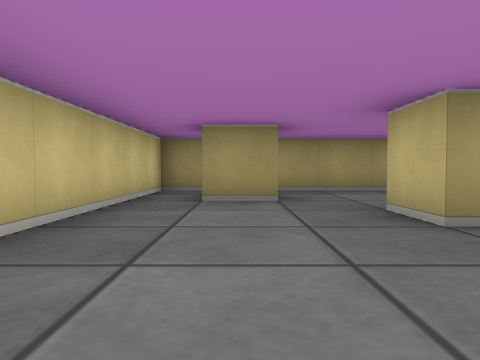
[1] (above)

24 first-person views from a walk through a cub3D maze. The camera is about half as high as the walls, tilts 2° down and sees 70° across. The floor is counted in squares. Each view is taken from the middle of a square. On the plan, view 1 faces up. The plan holds only what a view shows up to about 9 squares ahead; the rest is blank.

[2]
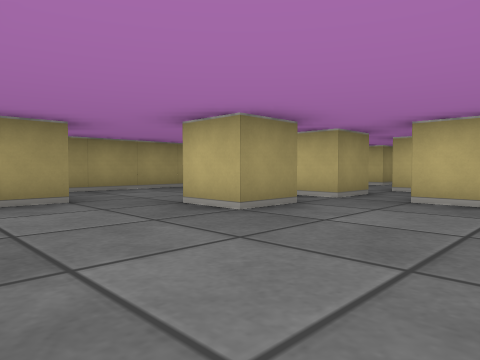

[3]
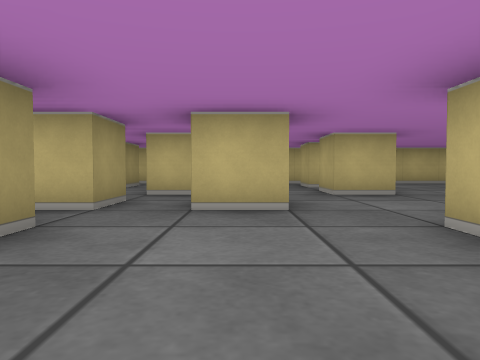

[4]
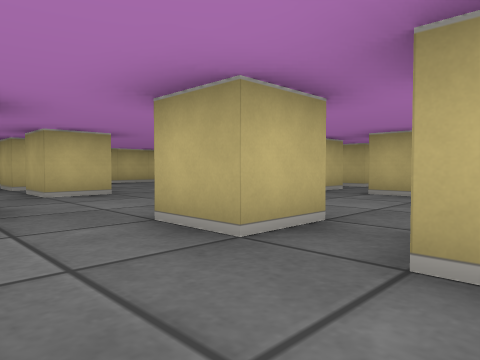

[5]
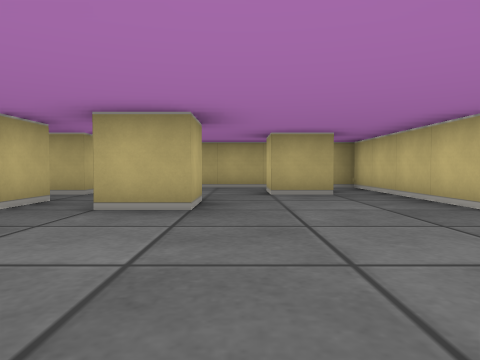

[6]
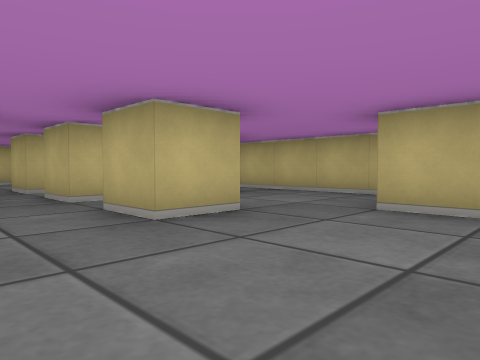

[7]
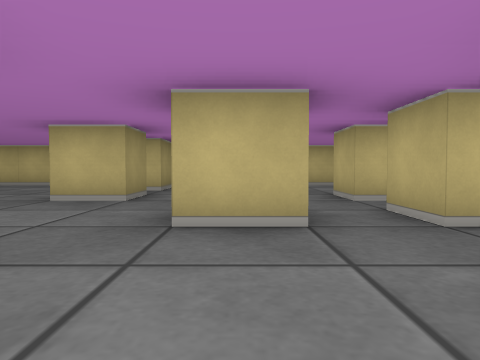

[8]
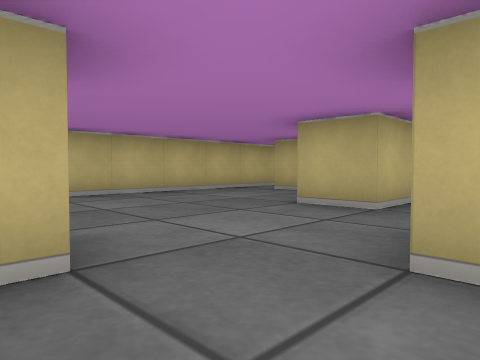

[9]
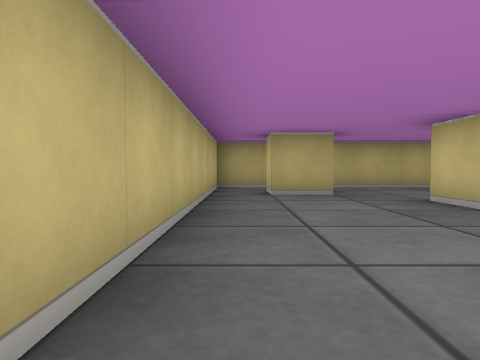

[10]
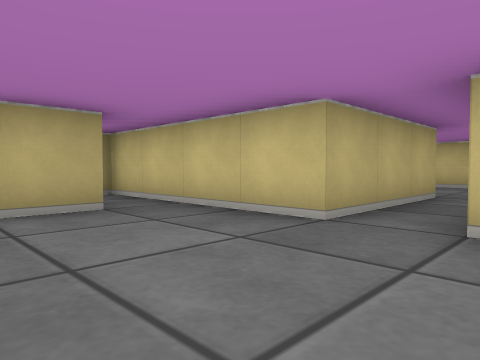

[11]
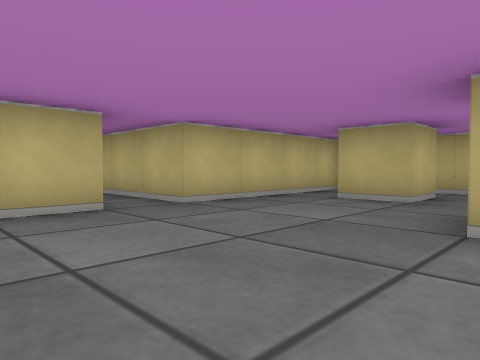

[12]
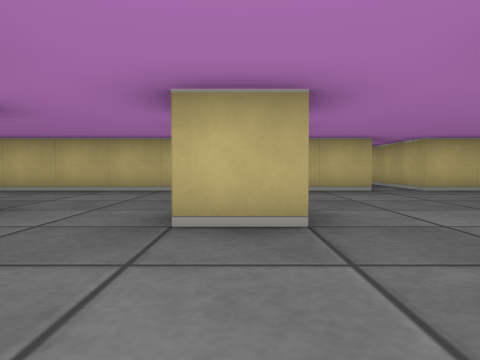

[13]
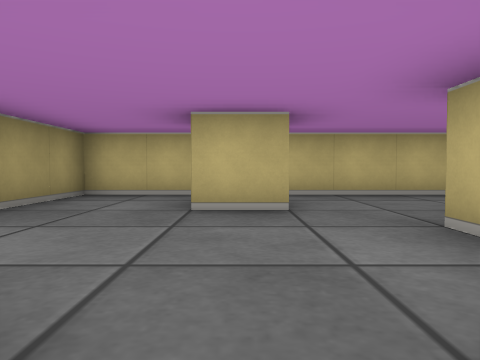

[14]
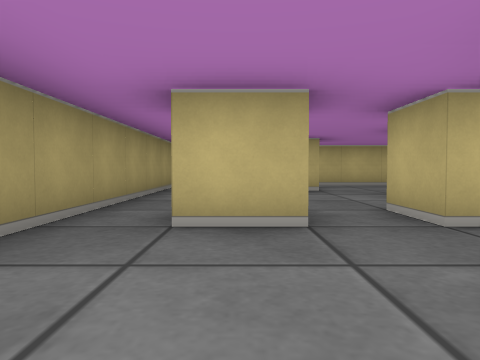

[15]
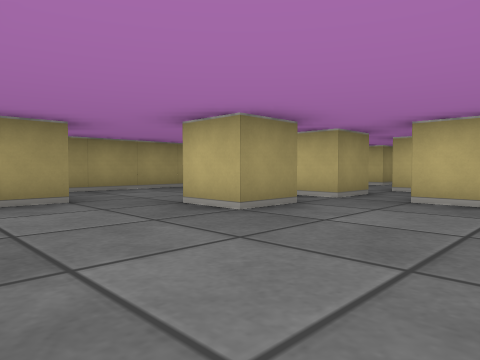

[16]
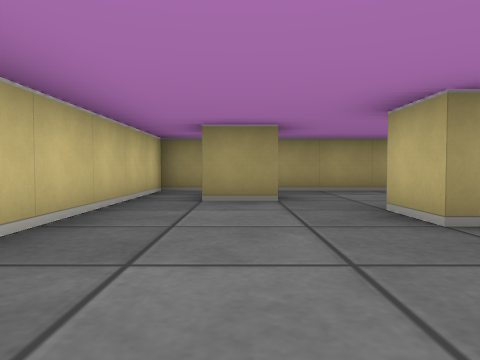

[17]
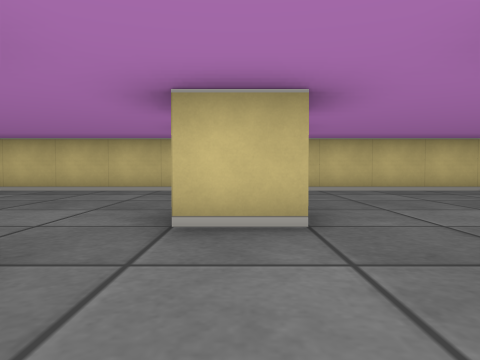

[18]
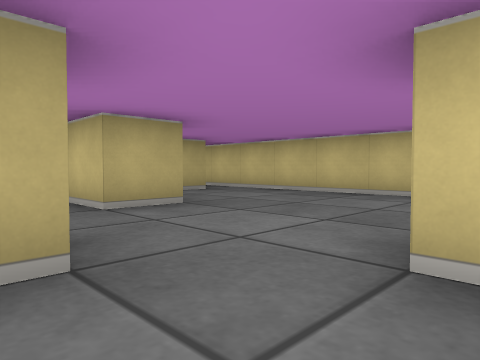

[19]
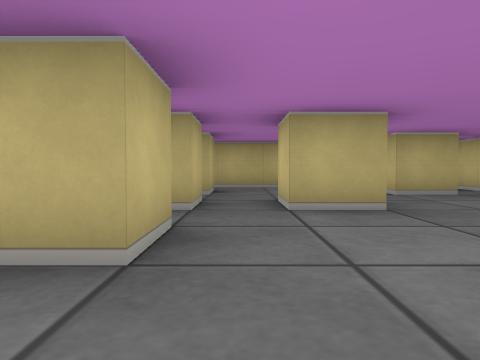

[20]
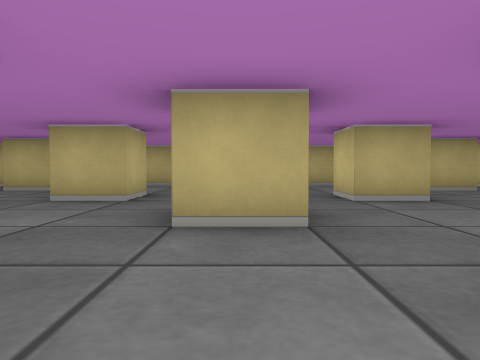

[21]
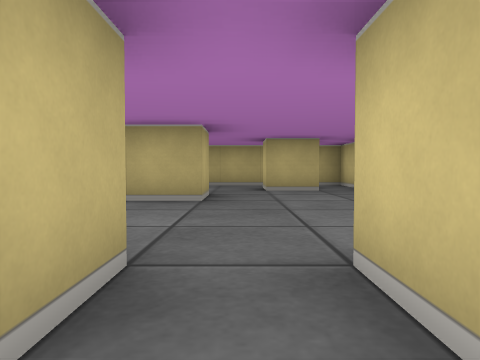

[22]
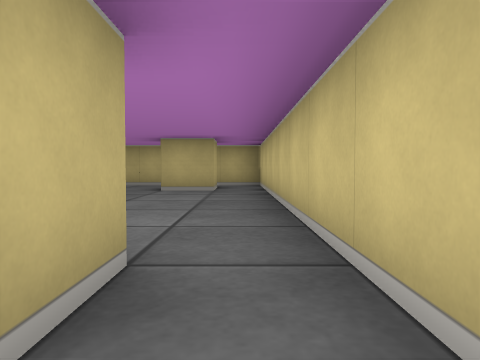

[23]
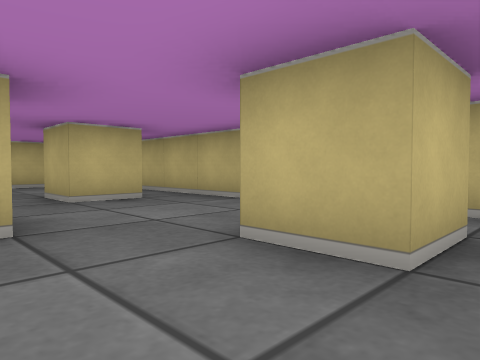

[24]
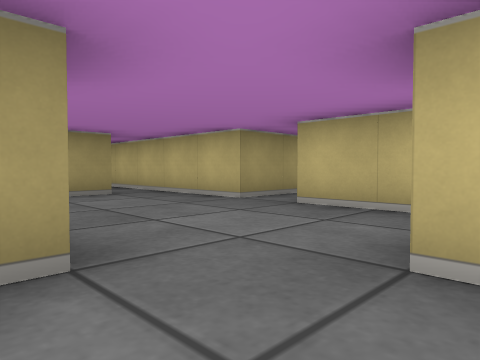

### Floor plan
Points are (right, up) in squares from view 1. A wall is a line through its corners. A room is listed if a view was taken in it or the views show most of it. See-through windows are left out.
Room 1 (views 1, 2, 3, 4, 5, 6, 7, 8, 9, 10)
walls: (3.5, 0.5) (3.5, 1.5); (1.5, -1.5) (1.5, -0.5) (2.5, -0.5); (6.5, -1.5) (5.5, -1.5) (5.5, -0.5) (6.5, -0.5); (3.5, -3.6) (3.5, -2.5); (5.5, 1.8) (5.5, 2.5); (4.5, 2.5) (3.5, 2.5) (3.5, 3.2); (2.6, 2.5) (1.5, 2.5) (1.5, 3.5); (3.5, -5.5) (3.5, -4.5) (4.5, -4.5); (8.5, -1.5) (7.5, -1.5) (7.5, -0.5) (8.5, -0.5); (5.5, -5.6) (5.5, -4.5) (6.5, -4.5) (6.5, -5.5); (1.5, -5.5) (1.5, -4.5) (2.5, -4.5); (3.4, -6.5) (4.1, -6.5); (9.5, 1.6) (9.5, 3); (8.5, 3.5) (7.5, 3.5); (0.6, 4.5) (-0.5, 4.5); (7.4, -6.5) (8.5, -6.5) (8.5, -7.4); (-1.5, -4.5) (-1.5, -8.5) (9.5, -8.5) (9.5, -0.6); (-0.6, -6.5) (0.5, -6.5) (0.5, -7.4); (3.8, 6.5) (-1.5, 6.5) (-1.5, 2.1)
ways out: opening at (-2, -4) to room 2
Room 2 (views 11, 12, 13, 14, 15, 16, 17, 18, 19, 20, 21, 22, 23, 24)
walls: (-11.5, -0.4) (-11.5, -1.5); (-8.5, -1.6) (-8.5, -0.5); (-10.5, 0.8) (-10.5, 1.5); (-12.5, -1.5) (-12.5, -0.6); (-10.5, -3.5) (-10.5, -2.5) (-9.5, -2.5); (-13.5, -0.6) (-13.5, -1.5); (-9.5, 2.5) (-10.5, 2.5) (-10.5, 3.5) (-9.5, 3.5); (-11.4, 2.5) (-12.5, 2.5) (-12.5, 3.5); (-14.5, -1.5) (-14.5, -0.6); (-10.5, -5.5) (-10.5, -4.5); (-5.4, -1.5) (-6.2, -1.5); (-8.5, -5.5) (-8.5, -4.5) (-7.5, -4.5) (-7.5, -5.4); (-12.5, -5.6) (-12.5, -4.5) (-11.5, -4.5) (-11.5, -5.5); (-10.5, 4.4) (-10.5, 5.5); (-5.9, 3.5) (-6.5, 3.5) (-6.5, 4.5); (-13.4, 4.5) (-14.5, 4.5); (-10.5, -7.6) (-10.5, -6.5) (-9.5, -6.5); (-3, -3.5) (-4.5, -3.5) (-4.5, 6.5) (-15.5, 6.5) (-15.5, -8.5) (-6.1, -8.5); (-6.5, -7.6) (-6.5, -6.5) (-5.5, -6.5); (-14.5, -7.6) (-14.5, -6.5) (-13.5, -6.5) (-13.5, -7.5); (-4.5, -8.4) (-4.5, -4.5) (-1.5, -4.5)
ways out: opening at (-2, -4) to room 1

Positions as (right, up) in squares from view 1, and headings:
1: (0, 0), facing up
2: (-1, 0), facing up-right
3: (0, 1), facing right
4: (0, 1), facing down-right
5: (1, -1), facing down
6: (-1, -3), facing down-right
7: (1, -3), facing right
8: (4, -1), facing down-right
9: (9, -1), facing down
10: (1, -3), facing down-left
11: (-8, -2), facing down-right
12: (-11, -1), facing right
13: (-10, 4), facing right
14: (-13, 5), facing right
15: (-15, 0), facing up-right
16: (-14, 0), facing up
17: (-9, -1), facing left
18: (-10, -1), facing down-left
19: (-11, -1), facing down
20: (-10, 0), facing down
21: (-13, 0), facing down
22: (-15, 0), facing down
23: (-15, -5), facing down-right
24: (-8, -7), facing up-right
